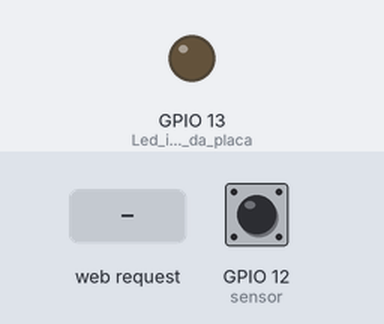
Recording of a sketch running on a simulated ESP8266 (NodeMCU). Shown: output pins drawn as LEDs (lit = HIGH). Inputs (shaded band) come from the test bench; at power-on: GPIO 12 (sensor) LOW. WiFi joins after 1.5 s; servers stay silent unless stated; uploads are accepted with an empty reply; what the sketch prints to the serial monitor is not drawn.

Above: at 12.2 s.
12.3 s: HTTP request GET /insert_lampada.php received
At 13.1 s:
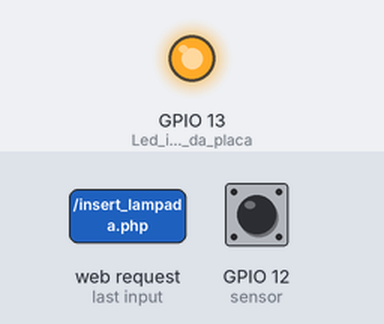
13.8 s: GPIO 12 (sensor) driven HIGH
15.5 s: GPIO 12 (sensor) pulsed LOW 2 times (0.12 s each, 0.3 s apart)
19.1 s: GPIO 12 (sensor) driven LOW
22.1 s: GPIO 12 (sensor) pulsed HIGH 5 times (0.12 s each, 0.3 s apart)
Timing chart, 0 to 25.1 s (numbered marks = the images above; inputs shaded):
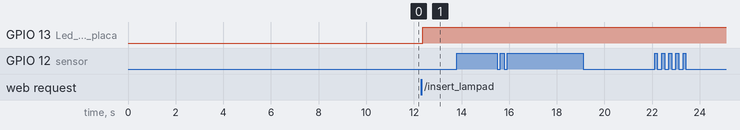

Measured:
- after the input at 12.3 s, GPIO 13 (Led_interno_da_placa): LOW → HIGH after 0.06 s
- after the input at 13.8 s, every drawn part: stays the same
- after the input at 15.5 s, every drawn part: stays the same
- after the input at 19.1 s, every drawn part: stays the same
- after the input at 22.1 s, every drawn part: stays the same

The sketch:

led_via_get_externo3.ino
```cpp
#include <ESP8266WiFi.h>
#include <WiFiClient.h>
// Preencha com os dados de autenticação do seu WiFi
const char ssid[] = "acesso";
const char psw[] = "12345678";
const char http_site[] = "http://192.168.137.1";
const int http_port = 80;
int estado = 0;
int estadoantes;
#define sensor 12

// Variáveis globais
WiFiClient client;
//IP do ESP (para voce acessar pelo browser - voce TEM que mudar este IP tambem)
IPAddress ip(192, 168, 137, 55);

//IP do roteador da sua rede wifi
IPAddress gateway(192, 168, 137, 1);

//Mascara de rede da sua rede wifi
IPAddress subnet(255, 255, 255, 0);

IPAddress server1(192,168,137,1); //Endereço IP do servidor - http_site

WiFiServer server(80);

void setup() {
  delay(1000);
  pinMode(13, OUTPUT); //Led interno da placa.
  pinMode(sensor,INPUT);
  estadoantes = digitalRead(sensor);
  Serial.begin(9600); // Vamos usar para debug

  // Conectando à rede WiFi
  Serial.println();
  Serial.println();
  Serial.print("Conectando com: ");
  Serial.println(ssid);
  WiFi.config(ip, gateway, subnet);
  WiFi.begin(ssid, psw);
  //while (WiFi.status() != WL_CONNECTED) {
  //  delay(500);
  //  Serial.print(".");
 // }
  delay(10000);
  Serial.println("");
  Serial.println("WiFi conectado com sucesso");
  // Startando o servidor
  server.begin();
  Serial.print("Servidor startado em ");
  Serial.print("http://");
  Serial.print(WiFi.localIP());
  Serial.println("/");
}

void loop() {
  // Aguardando requisições do cliente
  int leitura= digitalRead(sensor);

  if (leitura == HIGH){
   Serial.println("Ligado");
  }
  if (leitura == LOW){
   Serial.println("Desligado");
  }
  if(leitura == LOW){
    estado=0;
  }
  else{
    estado=1;
  }

  if (estado == estadoantes){
    if ( !getPage((int)estado) ) {
      Serial.println("GET request failed");
    }
  estadoantes = !estado;
  }

  WiFiClient client = server.available();
  if (!client) {
    return;
  }
  // Leitura da requisição
  Serial.print("Mensagem do cliente: ");
  //while(!client.available()) {
    //delay(1);
  //}
  String request = client.readStringUntil('\r');
  Serial.println(request);
  client.flush();

  // Muda situação do LED, caso o parâmetro seja detectado
  //if (request.indexOf("ONOFF") != -1) {
    //digitalWrite(13, !digitalRead(13));
  //}

  boolean estadorele = digitalRead(13);
  if (request.indexOf("1") != -1 || request.indexOf("0") != -1) {
    digitalWrite(13,!estadorele);
    Serial.print("rele porta energizada");
  }


  //if (request.indexOf("0") != -1 && leitura == HIGH) {
   // digitalWrite(13,!leitura);
    //Serial.print("rele porta desligada");
  //}


  if (estadorele = 1){
   Serial.print("liiiiiiiiiiiiiigado");
  }
  if (estadorele = 0){
   Serial.print("Apagaaaaaaaaaaaado");
  }

  //Resposta padrão
  //client.println("HTTP/1.1 200 OK");
  //client.println("Content-Type: text/html");
  //client.println("");
  //client.println("<!DOCTYPE HTML>");
  //client.println("<html>");
  //client.println("<head><title>ESP8266 Web Server Exemplo</title></head>");
  //client.println("<body>ESP8266 Web Server Exemplo</body>");
  //client.println("</html>");

}

// Executa o HTTP GET request no site remoto
//
bool getPage(int estado) {
  if ( !client.connect(server1, http_port) ) {
    Serial.println("Falha na conexao com o site ");
    return false;
  }

  String param = "?estado=" + String(estado); //Parâmetros com as leituras
  client.println("GET /insert_lampada.php" + param);
  client.println("HTTP/1.1");
  Serial.println("User-Agent: Arduino");
  client.println("Accept: text/html");
  client.println("Host:");
  client.println(http_site);
  client.println("\r\n\r\n");
  client.println("Connection: close\r\n\r\n");
  client.println();
  client.println();

    // Informações de retorno do servidor para debug
  while(client.available()){
    String line = client.readStringUntil('\r');
    Serial.print(line);
  }
  return true;
//estadoantes = !estado;
//}


}
```
